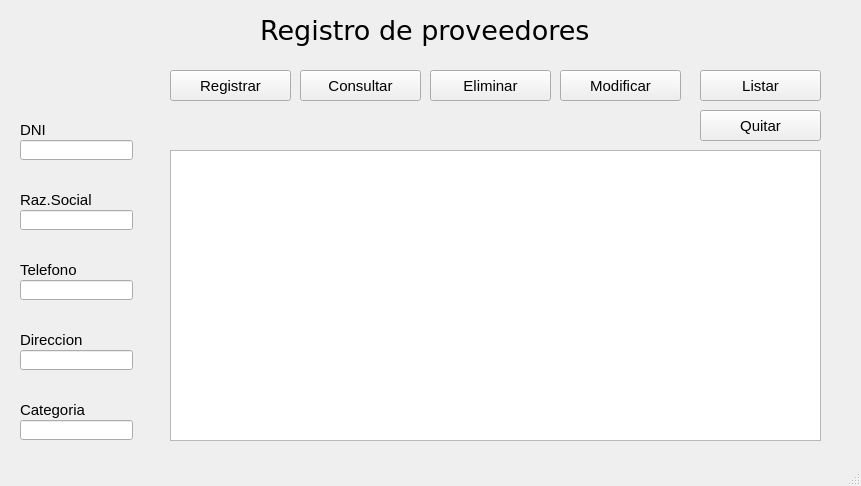
<?xml version="1.0" encoding="UTF-8"?>
<ui version="4.0">
 <class>MainWindow</class>
 <widget class="QMainWindow" name="MainWindow">
  <property name="geometry">
   <rect>
    <x>0</x>
    <y>0</y>
    <width>861</width>
    <height>486</height>
   </rect>
  </property>
  <property name="windowTitle">
   <string>MainWindow</string>
  </property>
  <widget class="QWidget" name="centralwidget">
   <widget class="QLabel" name="label">
    <property name="geometry">
     <rect>
      <x>260</x>
      <y>10</y>
      <width>421</width>
      <height>41</height>
     </rect>
    </property>
    <property name="font">
     <font>
      <family>Verdana</family>
      <pointsize>20</pointsize>
     </font>
    </property>
    <property name="text">
     <string>Registro de proveedores</string>
    </property>
   </widget>
   <widget class="QLabel" name="label_2">
    <property name="geometry">
     <rect>
      <x>20</x>
      <y>120</y>
      <width>56</width>
      <height>19</height>
     </rect>
    </property>
    <property name="font">
     <font>
      <pointsize>11</pointsize>
     </font>
    </property>
    <property name="text">
     <string>DNI</string>
    </property>
   </widget>
   <widget class="QLineEdit" name="txtDNIproveedor">
    <property name="geometry">
     <rect>
      <x>20</x>
      <y>140</y>
      <width>113</width>
      <height>20</height>
     </rect>
    </property>
   </widget>
   <widget class="QLineEdit" name="txtRazonProveedor">
    <property name="geometry">
     <rect>
      <x>20</x>
      <y>210</y>
      <width>113</width>
      <height>20</height>
     </rect>
    </property>
   </widget>
   <widget class="QLineEdit" name="txtDireccionProveedor">
    <property name="geometry">
     <rect>
      <x>20</x>
      <y>350</y>
      <width>113</width>
      <height>20</height>
     </rect>
    </property>
   </widget>
   <widget class="QLabel" name="label_4">
    <property name="geometry">
     <rect>
      <x>20</x>
      <y>260</y>
      <width>87</width>
      <height>19</height>
     </rect>
    </property>
    <property name="font">
     <font>
      <pointsize>11</pointsize>
     </font>
    </property>
    <property name="text">
     <string>Telefono</string>
    </property>
   </widget>
   <widget class="QLabel" name="label_5">
    <property name="geometry">
     <rect>
      <x>20</x>
      <y>330</y>
      <width>101</width>
      <height>19</height>
     </rect>
    </property>
    <property name="font">
     <font>
      <pointsize>11</pointsize>
     </font>
    </property>
    <property name="text">
     <string>Direccion</string>
    </property>
   </widget>
   <widget class="QLineEdit" name="txtTelefonoProveedor">
    <property name="geometry">
     <rect>
      <x>20</x>
      <y>280</y>
      <width>113</width>
      <height>20</height>
     </rect>
    </property>
   </widget>
   <widget class="QLabel" name="label_6">
    <property name="geometry">
     <rect>
      <x>20</x>
      <y>400</y>
      <width>93</width>
      <height>19</height>
     </rect>
    </property>
    <property name="font">
     <font>
      <pointsize>11</pointsize>
     </font>
    </property>
    <property name="text">
     <string>Categoria</string>
    </property>
   </widget>
   <widget class="QLineEdit" name="txtCategoriaProveedor">
    <property name="geometry">
     <rect>
      <x>20</x>
      <y>420</y>
      <width>113</width>
      <height>20</height>
     </rect>
    </property>
   </widget>
   <widget class="QLabel" name="label_3">
    <property name="geometry">
     <rect>
      <x>20</x>
      <y>190</y>
      <width>111</width>
      <height>19</height>
     </rect>
    </property>
    <property name="font">
     <font>
      <pointsize>11</pointsize>
     </font>
    </property>
    <property name="text">
     <string>Raz.Social</string>
    </property>
   </widget>
   <widget class="QTableWidget" name="tblProveedor">
    <property name="geometry">
     <rect>
      <x>170</x>
      <y>150</y>
      <width>651</width>
      <height>291</height>
     </rect>
    </property>
   </widget>
   <widget class="QPushButton" name="btnModificarProveedor">
    <property name="geometry">
     <rect>
      <x>560</x>
      <y>70</y>
      <width>121</width>
      <height>31</height>
     </rect>
    </property>
    <property name="font">
     <font>
      <pointsize>11</pointsize>
     </font>
    </property>
    <property name="text">
     <string>Modificar</string>
    </property>
   </widget>
   <widget class="QPushButton" name="btnQuitarProveedor">
    <property name="geometry">
     <rect>
      <x>700</x>
      <y>110</y>
      <width>121</width>
      <height>31</height>
     </rect>
    </property>
    <property name="font">
     <font>
      <pointsize>11</pointsize>
     </font>
    </property>
    <property name="text">
     <string>Quitar</string>
    </property>
   </widget>
   <widget class="QPushButton" name="btnListarProveedor">
    <property name="geometry">
     <rect>
      <x>700</x>
      <y>70</y>
      <width>121</width>
      <height>31</height>
     </rect>
    </property>
    <property name="font">
     <font>
      <pointsize>11</pointsize>
     </font>
    </property>
    <property name="text">
     <string>Listar</string>
    </property>
   </widget>
   <widget class="QPushButton" name="btnEliminarProveedor">
    <property name="geometry">
     <rect>
      <x>430</x>
      <y>70</y>
      <width>121</width>
      <height>31</height>
     </rect>
    </property>
    <property name="font">
     <font>
      <pointsize>11</pointsize>
     </font>
    </property>
    <property name="text">
     <string>Eliminar</string>
    </property>
   </widget>
   <widget class="QPushButton" name="btnRegProveedor">
    <property name="geometry">
     <rect>
      <x>170</x>
      <y>70</y>
      <width>121</width>
      <height>31</height>
     </rect>
    </property>
    <property name="font">
     <font>
      <pointsize>11</pointsize>
     </font>
    </property>
    <property name="text">
     <string>Registrar</string>
    </property>
   </widget>
   <widget class="QPushButton" name="btnConsultarProveedor">
    <property name="geometry">
     <rect>
      <x>300</x>
      <y>70</y>
      <width>121</width>
      <height>31</height>
     </rect>
    </property>
    <property name="font">
     <font>
      <pointsize>11</pointsize>
     </font>
    </property>
    <property name="text">
     <string>Consultar</string>
    </property>
   </widget>
   <widget class="QLabel" name="label_7">
    <property name="geometry">
     <rect>
      <x>30</x>
      <y>10</y>
      <width>91</width>
      <height>81</height>
     </rect>
    </property>
    <property name="text">
     <string/>
    </property>
    <property name="pixmap">
     <pixmap>../Iconos/NOTE14.ICO</pixmap>
    </property>
    <property name="scaledContents">
     <bool>true</bool>
    </property>
   </widget>
  </widget>
  <widget class="QStatusBar" name="statusbar"/>
 </widget>
 <resources/>
 <connections/>
</ui>
